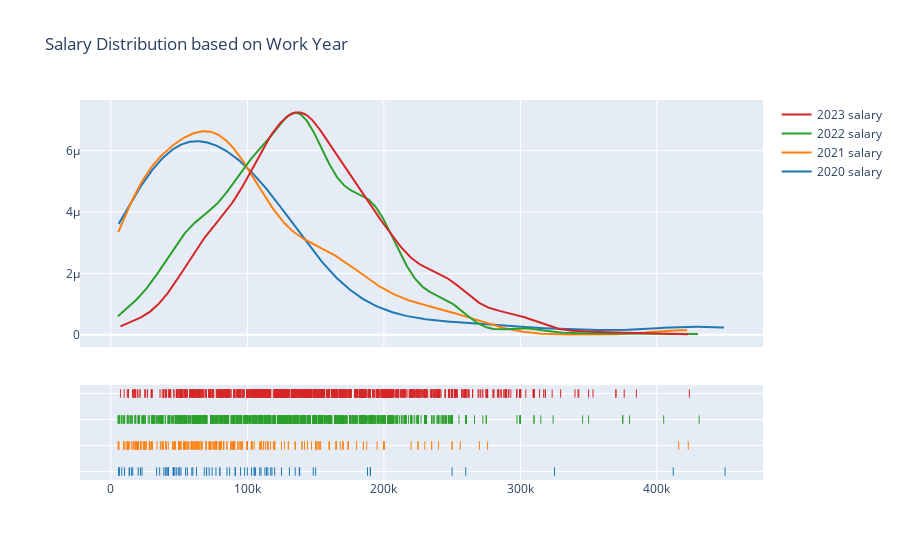
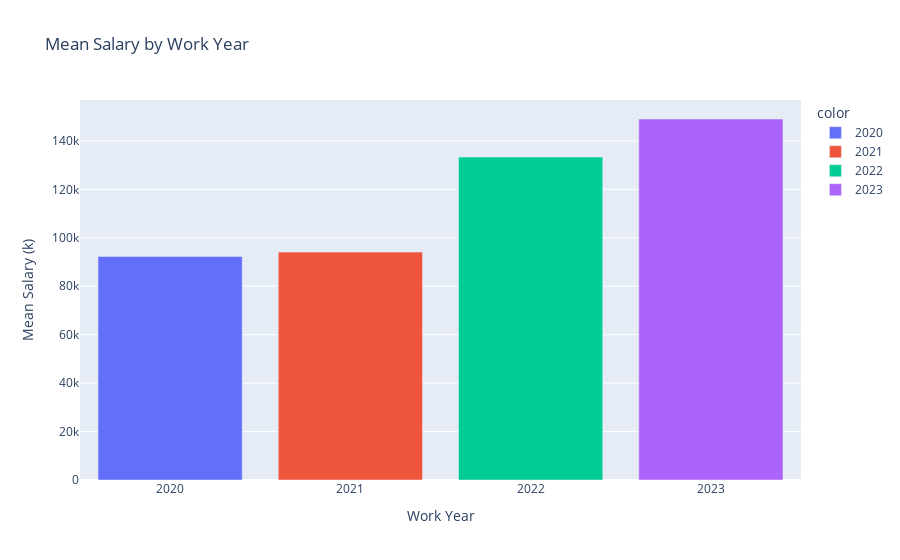

Write notebook code for charts like these, in order.
### Markdown cell above
### Step 7. Identify

### Code cell
group_labels = ['2020 salary', '2021 salary', '2022 salary', '2023 salary']

year_salary = pd.DataFrame(columns = ['2020', '2021', '2022', '2023'])

year_salary['2020'] = work_2020.groupby('work_year').mean('salary_in_usd')['salary_in_usd'].values
year_salary['2021'] = work_2021.groupby('work_year').mean('salary_in_usd')['salary_in_usd'].values
year_salary['2022'] = work_2022.groupby('work_year').mean('salary_in_usd')['salary_in_usd'].values
year_salary['2023'] = work_2023.groupby('work_year').mean('salary_in_usd')['salary_in_usd'].values
fig1 = ff.create_distplot(hist_data, group_labels, show_hist = False)
fig2 = go.Figure(data=px.bar(x = year_salary.columns, 
                            y = year_salary.values.tolist()[0],
                            color = year_salary.columns,
                            title = 'Mean Salary by Work Year'))

fig1.update_layout(title = 'Salary Distribution based on Work Year')
fig2.update_layout(xaxis_title = "Work Year", yaxis_title = "Mean Salary (k)")
fig1.show()
fig2.show()

### Figure 1 — Plotly figure (JSON) as saved in the notebook; plotly's stock layout.template omitted (floating-point values rounded to 4 significant figures; data arrays with more than 128 entries replaced by an {"elided": "..."} marker saying what was removed)
{"data": [{"legendgroup": "2020 salary", "marker": {"color": "rgb(31, 119, 180)"}, "mode": "lines", "name": "2020 salary", "showlegend": true, "type": "scatter", "x": {"elided": "500 float values"}, "xaxis": "x", "y": {"elided": "500 float values"}, "yaxis": "y"}, {"legendgroup": "2021 salary", "marker": {"color": "rgb(255, 127, 14)"}, "mode": "lines", "name": "2021 salary", "showlegend": true, "type": "scatter", "x": {"elided": "500 float values"}, "xaxis": "x", "y": {"elided": "500 float values"}, "yaxis": "y"}, {"legendgroup": "2022 salary", "marker": {"color": "rgb(44, 160, 44)"}, "mode": "lines", "name": "2022 salary", "showlegend": true, "type": "scatter", "x": {"elided": "500 float values"}, "xaxis": "x", "y": {"elided": "500 float values"}, "yaxis": "y"}, {"legendgroup": "2023 salary", "marker": {"color": "rgb(214, 39, 40)"}, "mode": "lines", "name": "2023 salary", "showlegend": true, "type": "scatter", "x": {"elided": "500 float values"}, "xaxis": "x", "y": {"elided": "500 float values"}, "yaxis": "y"}, {"legendgroup": "2020 salary", "marker": {"color": "rgb(31, 119, 180)", "symbol": "line-ns-open"}, "mode": "markers", "name": "2020 salary", "showlegend": false, "type": "scatter", "x": [15000, 95000, 13493, 13493, 22809, 49268, 117104, 54742, 20000, 59303, 70000, 68428, 450000, 46759, 74130, 103000, 250000, 10000, 138000, 45760, 79833, 50180, 106000, 112872, 15966, 76958, 188000, 105000, 70139, 6072, 33511, 91000, 42000, 115000, 260000, 109024, 79833, 150000, 72000, 190000, 35735, 135000, 125000, 51321, 40481, 39916, 87000, 85000, 8000, 41689, 114047, 5707, 56000, 6072, 47899, 98000, 325000, 45896, 42197, 62726, 21669, 110000, 120000, 60000, 148261, 38776, 91237, 62726, 190200, 118000, 138350, 130800, 45618, 412000, 105000, 100000], "xaxis": "x", "y": ["2020 salary", "2020 salary", "2020 salary", "2020 salary", "2020 salary", "2020 salary", "2020 salary", "2020 salary", "2020 salary", "2020 salary", "2020 salary", "2020 salary", "2020 salary", "2020 salary", "2020 salary", "2020 salary", "2020 salary", "2020 salary", "2020 salary", "2020 salary", "2020 salary", "2020 salary", "2020 salary", "2020 salary", "2020 salary", "2020 salary", "2020 salary", "2020 salary", "2020 salary", "2020 salary", "2020 salary", "2020 salary", "2020 salary", "2020 salary", "2020 salary", "2020 salary", "2020 salary", "2020 salary", "2020 salary", "2020 salary", "2020 salary", "2020 salary", "2020 salary", "2020 salary", "2020 salary", "2020 salary", "2020 salary", "2020 salary", "2020 salary", "2020 salary", "2020 salary", "2020 salary", "2020 salary", "2020 salary", "2020 salary", "2020 salary", "2020 salary", "2020 salary", "2020 salary", "2020 salary", "2020 salary", "2020 salary", "2020 salary", "2020 salary", "2020 salary", "2020 salary", "2020 salary", "2020 salary", "2020 salary", "2020 salary", "2020 salary", "2020 salary", "2020 salary", "2020 salary", "2020 salary", "2020 salary"], "yaxis": "y2"}, {"legendgroup": "2021 salary", "marker": {"color": "rgb(255, 127, 14)", "symbol": "line-ns-open"}, "mode": "markers", "name": "2021 salary", "showlegend": false, "type": "scatter", "x": {"elided": "230 int values"}, "xaxis": "x", "y": {"elided": "230 str values"}, "yaxis": "y2"}, {"legendgroup": "2022 salary", "marker": {"color": "rgb(44, 160, 44)", "symbol": "line-ns-open"}, "mode": "markers", "name": "2022 salary", "showlegend": false, "type": "scatter", "x": {"elided": "1664 int values"}, "xaxis": "x", "y": {"elided": "1664 str values"}, "yaxis": "y2"}, {"legendgroup": "2023 salary", "marker": {"color": "rgb(214, 39, 40)", "symbol": "line-ns-open"}, "mode": "markers", "name": "2023 salary", "showlegend": false, "type": "scatter", "x": {"elided": "1785 int values"}, "xaxis": "x", "y": {"elided": "1785 str values"}, "yaxis": "y2"}], "layout": {"barmode": "overlay", "hovermode": "closest", "legend": {"traceorder": "reversed"}, "title": {"text": "Salary Distribution based on Work Year"}, "xaxis": {"anchor": "y2", "domain": [0, 1], "zeroline": false}, "yaxis": {"anchor": "free", "domain": [0.35, 1], "position": 0}, "yaxis2": {"anchor": "x", "domain": [0, 0.25], "dtick": 1, "showticklabels": false}}}

### Figure 2 — Plotly figure (JSON) as saved in the notebook; plotly's stock layout.template omitted (floating-point values rounded to 4 significant figures)
{"data": [{"alignmentgroup": "True", "hovertemplate": "color=2020<br>x=%{x}<br>y=%{y}<extra></extra>", "legendgroup": "2020", "marker": {"color": "#636efa", "pattern": {"shape": ""}}, "name": "2020", "offsetgroup": "2020", "orientation": "v", "showlegend": true, "textposition": "auto", "type": "bar", "x": ["2020"], "xaxis": "x", "y": [92300.0], "yaxis": "y"}, {"alignmentgroup": "True", "hovertemplate": "color=2021<br>x=%{x}<br>y=%{y}<extra></extra>", "legendgroup": "2021", "marker": {"color": "#EF553B", "pattern": {"shape": ""}}, "name": "2021", "offsetgroup": "2021", "orientation": "v", "showlegend": true, "textposition": "auto", "type": "bar", "x": ["2021"], "xaxis": "x", "y": [94090.0], "yaxis": "y"}, {"alignmentgroup": "True", "hovertemplate": "color=2022<br>x=%{x}<br>y=%{y}<extra></extra>", "legendgroup": "2022", "marker": {"color": "#00cc96", "pattern": {"shape": ""}}, "name": "2022", "offsetgroup": "2022", "orientation": "v", "showlegend": true, "textposition": "auto", "type": "bar", "x": ["2022"], "xaxis": "x", "y": [133300.0], "yaxis": "y"}, {"alignmentgroup": "True", "hovertemplate": "color=2023<br>x=%{x}<br>y=%{y}<extra></extra>", "legendgroup": "2023", "marker": {"color": "#ab63fa", "pattern": {"shape": ""}}, "name": "2023", "offsetgroup": "2023", "orientation": "v", "showlegend": true, "textposition": "auto", "type": "bar", "x": ["2023"], "xaxis": "x", "y": [149000.0], "yaxis": "y"}], "layout": {"barmode": "relative", "legend": {"title": {"text": "color"}, "tracegroupgap": 0}, "title": {"text": "Mean Salary by Work Year"}, "xaxis": {"anchor": "y", "domain": [0, 1], "title": {"text": "Work Year"}}, "yaxis": {"anchor": "x", "domain": [0, 1], "title": {"text": "Mean Salary (k)"}}}}
